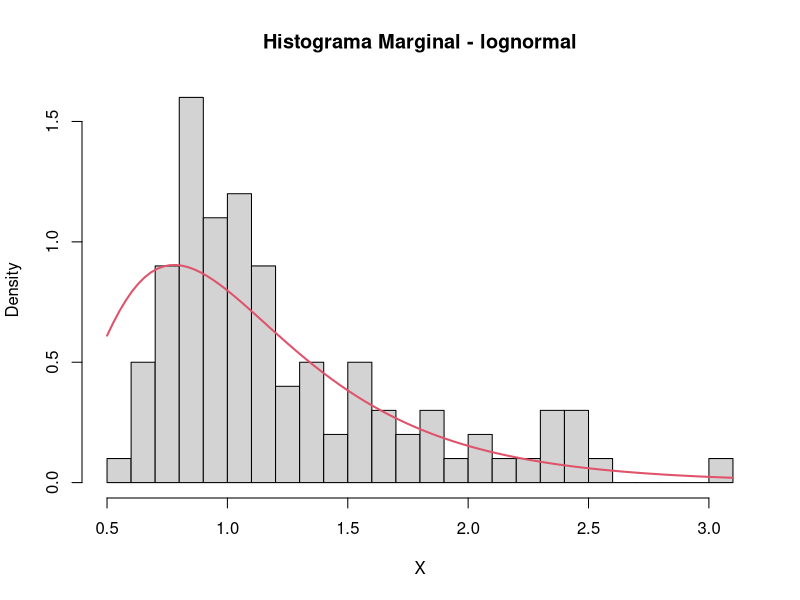
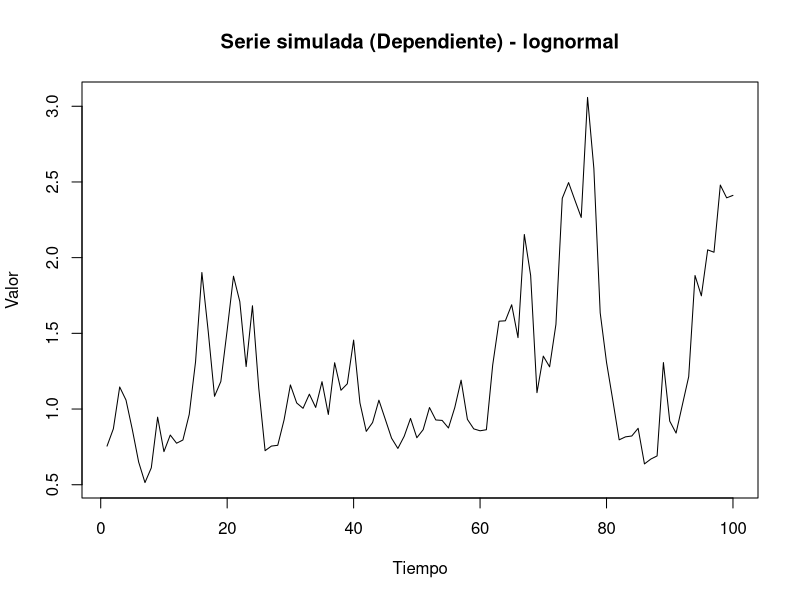
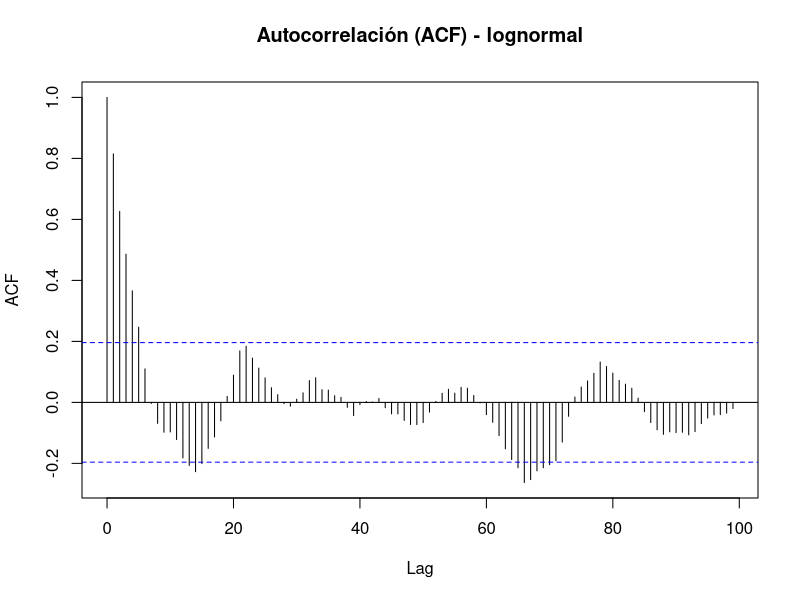
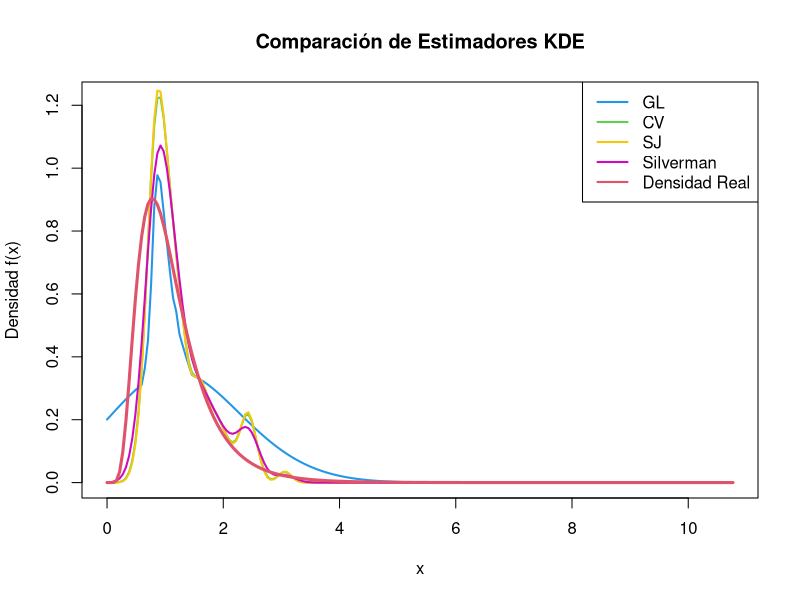
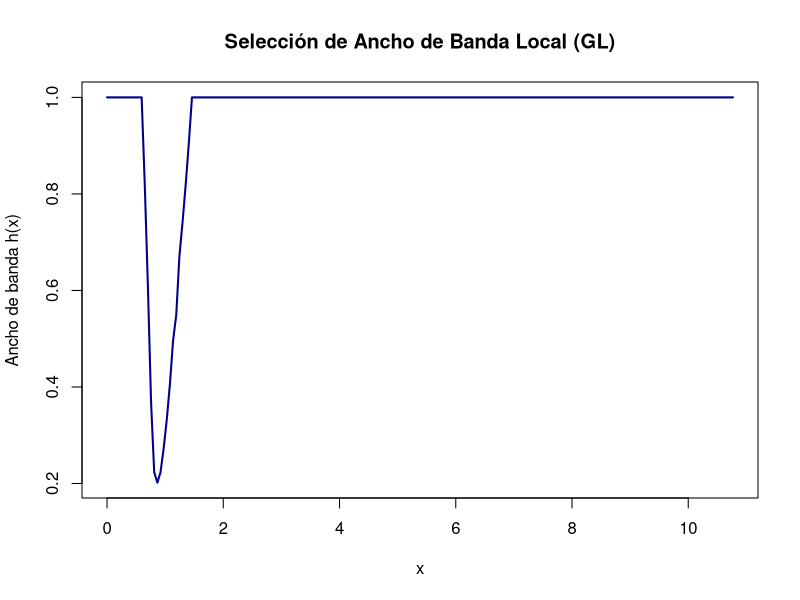

Here is the R script that generated these plots, in order:
###############################################################################
# Script: Estimacion_Densidad_GL_Datos_Dependientes.R
# Descripción: Simulación de series de tiempo con distribuciones marginales 
#              específicas (Normal, Lognormal, Mezcla) manteniendo una 
#              dependencia temporal AR(1). Posteriormente, se estima la densidad 
#              marginal utilizando el método adaptativo local de Goldenshluger-Lepski (GL)
#              y se compara su rendimiento (vía ISE) contra métodos clásicos 
#              (Validación Cruzada, Silverman y Sheather-Jones).
###############################################################################

###########################################################
#                 Parámetros Generales
###########################################################
n <- 100               # Tamaño de la muestra
phi <- 0.9             # Coeficiente autorregresivo AR(1) (Controla la dependencia temporal)
densidad <- "lognormal" # Tipo de densidad marginal objetivo ("normal", "lognormal", "mezcla")
gamma <- 0.35           # Constante de calibración para la penalización en el método GL

###########################################################
#### Parte 0: Funciones auxiliares para la distribución Mezcla
###########################################################

# Función de Distribución Acumulada (FDA) de una mezcla bimodal gaussiana
# (50% N(-2, 1) y 50% N(2, 1))
GMix <- function(x) {
  return(0.5 * pnorm(x, mean = -2, sd = 1) + 0.5 * pnorm(x, mean = 2, sd = 1))
}

# Malla para aproximar la función cuantil (inversa de la FDA) de la mezcla.
# Se construye una sola vez por eficiencia computacional.
grid.mix.x <- seq(-8, 8, length.out = 10000)
grid.mix.u <- GMix(grid.mix.x)

# Función Cuantil aproximada numéricamente por interpolación lineal.
# Necesaria para el método de la transformada inversa.
QMix <- function(u) {
  approx(x = grid.mix.u, y = grid.mix.x, xout = u, rule = 2)$y
}

###########################################################
#### Parte 1: Generación de Uniformes dependientes U(0,1)
###########################################################

# Paso 1: Generación de un proceso latente AR(1) estacionario
Z <- arima.sim(model = list(ar = phi), n = n)

# Paso 2: Cálculo de la desviación estándar teórica del proceso marginal AR(1)
sd.Z <- sqrt(1 / (1 - phi^2))

# Paso 3: Transformada Integral de Probabilidad (Uso de Cópula Gaussiana)
# Al aplicar la FDA normal a Z, obtenemos U.
U <- pnorm(Z, mean = 0, sd = sd.Z)

# Conclusión de Parte 1: 
# 'U' ahora tiene una distribución marginal Uniforme(0,1) exacta, 
# pero hereda la fuerte dependencia temporal (autocorrelación) del proceso AR(1).

###########################################################
#### Parte 2: Generación de la muestra con densidad objetivo
###########################################################

GenerarMuestra <- function(U, densidad) {
  # Se utiliza el Método de la Transformada Inversa: X = F^-1(U)
  # Esto garantiza que X tenga la densidad marginal deseada conservando
  # la estructura de dependencia de U.
  
  if(densidad == "normal") {
    MP <- 1
    X <- qnorm(U) # Inversa Normal estándar
    gsup <- 1 / sqrt(2 * pi) # Cota superior teórica (supremo) de la densidad
    gridcal <- seq(-8, 8, length = 200) # Malla espacial para evaluar la estimación
    Delta <- diff(gridcal)[1] # Tamaño del paso de la malla (para integrales numéricas)
    
  } else if(densidad == "lognormal") {
    MP <- 2
    X <- qlnorm(U, meanlog = 0, sdlog = 0.5)
    gsup <- exp(0.125) / (0.5 * sqrt(2 * pi)) # Supremo analítico de la lognormal
    gridcal <- seq(0, qlnorm(0.999999, 0, 0.5), length = 200) 
    Delta <- diff(gridcal)[1]
    
  } else if(densidad == "mezcla") {
    MP <- 3
    X <- QMix(U) # Inversa de la mezcla (aproximada numéricamente)
    gsup <- 0.5 * dnorm(-2, -2, 1) + 0.5 * dnorm(-2, 2, 1) # Supremo (ocurre en las modas)
    gridcal <- seq(-8, 8, length = 200) 
    Delta <- diff(gridcal)[1]
    
  } else {
    stop("Error: Densidad no implementada. Elija 'normal', 'lognormal' o 'mezcla'.")
  }
  
  return(list(X = X, gsup = gsup, MP = MP, gridcal = gridcal, Delta = Delta))
}

# Ejecución de la simulación
Muestra <- GenerarMuestra(U, densidad)
X <- Muestra$X
gsup <- Muestra$gsup
MP <- Muestra$MP
gridcal <- Muestra$gridcal
Delta <- Muestra$Delta

###########################################################
#### Parte 3: Verificación visual y estadística (EDA)
###########################################################

# Comprobación de momentos básicos
cat("Media empírica:", mean(X), "\nDesviación estándar empírica:", sd(X), "\n")

# Gráfico 1: Histograma vs Densidad Teórica
hist(X, probability = TRUE, breaks = 20, main = paste("Histograma Marginal -", densidad))
if(densidad == "normal") curve(dnorm(x), add = TRUE, col = 2, lwd = 2)
if(densidad == "lognormal") curve(dlnorm(x, meanlog = 0, sdlog = 0.5), add = TRUE, col = 2, lwd = 2)
if(densidad == "mezcla") curve(0.5 * dnorm(x, -2, 1) + 0.5 * dnorm(x, 2, 1), add = TRUE, col = 2, lwd = 2)

# Gráfico 2 y 3: Serie temporal y Función de Autocorrelación (evidencia de dependencia)
plot(X, type = "l", main = paste("Serie simulada (Dependiente) -", densidad), xlab = "Tiempo", ylab = "Valor")
acf(X, lag.max = 100, main = paste("Autocorrelación (ACF) -", densidad))


###########################################################
#### Parte 4: Método Adaptativo de Goldenshluger-Lepski (GL)
###########################################################

###########################################################
# Familia de ventanas (anchos de banda) candidatos H
###########################################################
# Se construye una grilla geométrica decreciente de ventanas.
u <- seq(0, floor(log(n)) * (2/3), by = 0.1)
H <- exp(-u)

###########################################################
# Estimador de Densidad por Núcleo (KDE) Estándar Gaussiano
###########################################################
gh <- function(x, h, X) {
  n <- length(X)
  return(sum(dnorm((x - X) / h)) / (n * h))
}

###########################################################
# Estimador Convolucionado (Sobresuavizado)
# Utiliza la propiedad de convolución de densidades normales.
# El ancho de banda resultante es la hipotenusa de h y hp.
###########################################################
ghh <- function(x, h, hp, X) {
  hs <- sqrt(h^2 + hp^2)
  return(gh(x, hs, X))
}

###########################################################
# Término de Penalización V(h)
# Basado en la varianza del estimador y adaptado para series 
# dependientes. 'gamma' funciona como factor de sintonización.
###########################################################
Vh <- function(h, n, gsup, gamma) {
  delta.n <- sqrt(log(n))
  K1 <- 1
  K2 <- sqrt(1 / (2 * sqrt(pi))) # Norma L2 del núcleo gaussiano
  
  termino_principal <- sqrt(2 * gamma * gsup) * K2 * (K1 + 1) * (1 + delta.n)
  tasa_convergencia <- (log(n)^(-1/2)) / sqrt(n * h)
  
  return(termino_principal * tasa_convergencia)
}

###########################################################
# Criterio A(h,x): Discrepancia Máxima
# Mide la diferencia máxima entre el estimador auxiliar cruzado
# y el estimador base, restando la penalización.
###########################################################
Ahx <- function(x, h, H, X, n, gsup, gamma) {
  valores <- numeric(length(H))
  for(i in seq_along(H)) {
    hp <- H[i]
    # Se toma la parte positiva de la diferencia penalizada
    valores[i] <- max(abs(ghh(x, h, hp, X) - gh(x, hp, X)) - Vh(hp, n, gsup, gamma), 0)
  }
  return(max(valores))
}

###########################################################
# Selección Local del Ancho de Banda (h hat)
# Minimiza el balance entre sesgo heurístico A(h,x) y varianza V(h)
###########################################################
hx <- function(x, H, X, n, gsup, gamma) {
  criterio <- numeric(length(H))
  for(i in seq_along(H)) {
    h <- H[i]
    criterio[i] <- Ahx(x, h, H, X, n, gsup, gamma) + Vh(h, n, gsup, gamma)
  }
  
  indice_optimo <- which.min(criterio)
  hhat <- H[indice_optimo]
  
  return(list(hhat = hhat, indice = indice_optimo, 
              criterio = criterio, ghat = gh(x, hhat, X)))
}

###########################################################
# Estimación Final GL sobre la Malla de Calibración
###########################################################
GLdens <- function(gridcal, H, X, n, gsup, gamma) {
  m <- length(gridcal)
  s <- length(H)
  
  criterio <- matrix(0, nrow = m, ncol = s)
  hhat <- numeric(m)
  indice <- numeric(m)
  ghat <- numeric(m)
  
  # Selecciona el ancho de banda punto por punto (Local)
  for(i in 1:m) {
    x <- gridcal[i]
    res <- hx(x, H, X, n, gsup, gamma)
    
    criterio[i,] <- res$criterio
    indice[i] <- res$indice
    hhat[i] <- res$hhat
    ghat[i] <- res$ghat
  }
  return(list(ghat = ghat, hhat = hhat, indice = indice, criterio = criterio))
}

# Ejecutar el método GL
GLgamma <- GLdens(gridcal, H, X, n, gsup, gamma)

###############################################################################
#### Parte 5: Comparación de Métodos de Selección de Ancho de Banda (KDE)
###############################################################################

# 1. Validación Cruzada Insesgada (Unbiased Cross-Validation - UCV)
hcv <- bw.ucv(X)
gh.cv <- numeric(length(gridcal))
for(i in seq_along(gridcal)) { gh.cv[i] <- gh(gridcal[i], hcv, X) }

# 2. Regla empírica de Silverman (Rule of Thumb - NRD0)
hrot <- bw.nrd0(X)
ghrot <- numeric(length(gridcal))
for(i in seq_along(gridcal)) { ghrot[i] <- gh(gridcal[i], hrot, X) }

# 3. Método de Sheather-Jones (SJ)
hsj <- bw.SJ(X)
ghsj <- numeric(length(gridcal))
for(i in seq_along(gridcal)) { ghsj[i] <- gh(gridcal[i], hsj, X) }

# Generar la densidad real teórica para comparar
if(MP == 1) { g.real <- dnorm(gridcal) }
if(MP == 2) { g.real <- dlnorm(gridcal, meanlog = 0, sdlog = 0.5) }
if(MP == 3) { g.real <- 0.5 * dnorm(gridcal, -2, 1) + 0.5 * dnorm(gridcal, 2, 1) }

###########################################################
# Gráficos Comparativos
###########################################################

# Gráfico principal de estimación de densidades
plot(gridcal, GLgamma$ghat, type = "l", lwd = 2, col = 4,
     ylim = c(0, max(GLgamma$ghat, gh.cv, ghrot, g.real)),
     ylab = "Densidad f(x)", xlab = "x", main = "Comparación de Estimadores KDE")

lines(gridcal, gh.cv, col = 3, lwd = 2)
lines(gridcal, ghsj, col = 7, lwd = 2)
lines(gridcal, ghrot, col = 6, lwd = 2)
lines(gridcal, g.real, col = 2, lwd = 3) # Real destacada
legend("topright", legend = c("GL", "CV", "SJ", "Silverman", "Densidad Real"),
       col = c(4, 3, 7, 6, 2), lwd = 2)

# Gráfico de anchos de banda locales seleccionados por GL
plot(gridcal, GLgamma$hhat, type = "l", lwd = 2, col = "darkblue",
     ylab = "Ancho de banda h(x)", xlab = "x", 
     main = "Selección de Ancho de Banda Local (GL)")

###########################################################
# Cálculo del Error Cuadrático Integrado (ISE)
# Aproximación de la integral mediante Sumas de Riemann (f_hat - f)^2 * Delta
###########################################################

ISE.GL  <- sum((GLgamma$ghat - g.real)^2) * Delta
ISE.CV  <- sum((gh.cv - g.real)^2) * Delta
ISE.SJ  <- sum((ghsj - g.real)^2) * Delta
ISE.SIL <- sum((ghrot - g.real)^2) * Delta

# Mostrar resultados
cat("\n--- Error Cuadrático Integrado (ISE) ---\n")
cat("ISE Goldenshluger-Lepski (GL):", ISE.GL, "\n")
cat("ISE Cross-Validation (CV):    ", ISE.CV, "\n")
cat("ISE Sheather-Jones (SJ):      ", ISE.SJ, "\n")
cat("ISE Silverman (Rot):          ", ISE.SIL, "\n")
